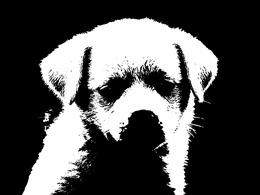
%> input picture Images/Dog.jpg, 260 x 195 px, shrunk from 782 x 587 before the run
$ octave Main.m   (GNU Octave 9; MATLAB toolbox functions it lacks are replaced by stand-ins)
%> lines starting %> are read from the running program, lines starting %| are printed output that depends on the picture; in (x1, y1, x2, y2) boxes, pixels count from 0 and x2, y2 are one past the last pixel; in counts of white or black regions, pixels touching at a corner belong together; the program's own positions count from 1
### Original(with pixel expansion)/VisCrypt.m
function [share1, share2, share12] = VisCrypt(inImg)

s = size(inImg);
share1 = zeros(s(1), (s(2)));
share2 = zeros(s(1), (s(2)));
disp(s);
%%White Pixel Processing
%White Pixel share combinations
disp('White Pixel Processing...');
s1a=[1 0];
s1b=[1 0];
[x y] = find(inImg == 1);
len = length(x);

for i=1:len
    a=x(i);b=y(i);
    pixShare=generateShare(s1a,s1b);
    share1((a),(2*b-1):(2*b))=pixShare(1,1:2);
    share2((a),(2*b-1):(2*b))=pixShare(2,1:2);
end

%Black Pixel Processing
%Black Pixel share combinations
disp('Black Pixel Processing...');
s0a=[1 0];
s0b=[0 1];
[x y] = find(inImg == 0);
len = length(x);

for i=1:len
    a=x(i);b=y(i);
    pixShare=generateShare(s0a,s0b);
    share1((a),(2*b-1):(2*b))=pixShare(1,1:2);
    share2((a),(2*b-1):(2*b))=pixShare(2,1:2);
end

share12=bitor(share1, share2);
share12 = ~share12;
disp('Share Generation Completed.');

### Original(with pixel expansion)/generateShare.m

function out = generateShare(a,b)

a1 = a(1);
a2 = a(2);
b1 = b(1);
b2 = b(2);

in = [a
      b];
out = zeros(size(in));
randNumber = floor(1.9*rand(1));

if (randNumber == 0)
    out = in;
elseif (randNumber == 1)
    a(1) = a2;
    a(2) = a1;
    b(1) = b2;
    b(2) = b1;
    out = [a
           b];
end

### Original(with pixel expansion)/Main.m
tic;
clc;
clear all;
close all;

%Read Input Binary Secret Image
%inImg = imread('athi.bmp');
inImg_1 = imread('C:\Users\DellUser\Documents\MATLAB\Dog.jpg');
%> inImg_1 is the input picture: size 195x260x3 uint8; min 0, max 255, mean 79.8
inImg = im2bw(inImg_1, 0.1);
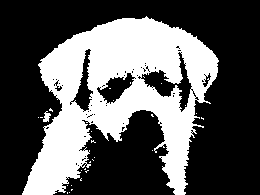
%> inImg: size 195x260 logical; 35.2% white; 29 white regions (27 under 20 px), largest, box (x1, y1, x2, y2) and area: (22, 16, 219, 195) 17703, (43, 111, 51, 122) 53
figure;


%-----------------
%a=[1 0 1];
%b=[0 1 0];
%c=[1 1 1];

%inImg=[a
%b
%c]
%-----------------
imshow(inImg);title('Secret Image');
%Visual Cryptography
[share1, share2, share12] = VisCrypt(inImg);
%|    195   260
%> in VisCrypt, `[x y] = find(inImg == 1);`: x = 17827 values from 17 to 195; y = 17827 values from 23 to 219
%> in VisCrypt, `len = length(x);`: len = 17827
%> the loop in VisCrypt, `for i=1:len` made 17827 passes
%> (a, b, pixShare) on passes 1 to 3: (194, 23, [0 1; 0 1]), (195, 23, [0 1; 0 1]), (192, 24, [1 0; 1 0])
%> after the loop in VisCrypt, `for i=1:len`:
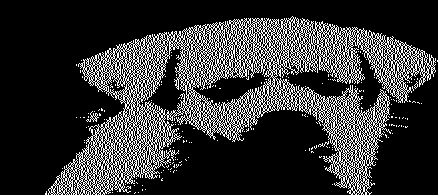
%> share1: size 195x438 double; values 0 (black) and 1 (white), 20.9% white in thin lines or dots, all inside (x1, y1, x2, y2) = (45, 16, 438, 195)
%> in VisCrypt, `[x y] = find(inImg == 0);`: x = 32873 values from 1 to 195; y = 32873 values from 1 to 260
%> in VisCrypt, `len = length(x);`: len = 32873
%> the loop in VisCrypt, `for i=1:len` made 32873 passes
%> pixShare on passes 1 to 3: [1 0; 0 1], [1 0; 0 1], [1 0; 0 1]
%> after the loop in VisCrypt, `for i=1:len`:
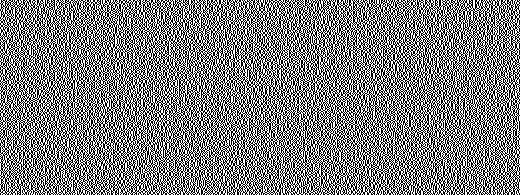
%> share1: size 195x520 double; values 0 (black) and 1 (white), 50% white in thin lines or dots
%> after the loop in VisCrypt, `for i=1:len`:
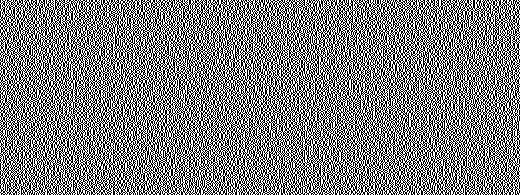
%> share2: size 195x520 double; values 0 (black) and 1 (white), 50% white in thin lines or dots
%> in VisCrypt, `share12=bitor(share1, share2);`:
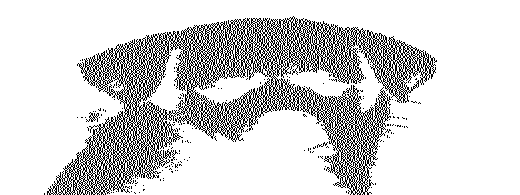
%> share12: size 195x520 double; values 0 (black) and 1 (white), 82.4% white; black in thin lines or dots, all inside (x1, y1, x2, y2) = (44, 16, 437, 195)

%Outputs
figure;imshow(share1);title('Share 1');
figure;imshow(share2);title('Share 2');

figure;imshow(share12);title('Overlapping Share 1 & 2');

imwrite(share1,'C:\Users\DellUser\Desktop\Sem VI\RnD\Original(with pixel expansion)\Share1.png');
imwrite(share2,'C:\Users\DellUser\Desktop\Sem VI\RnD\Original(with pixel expansion)\Share2.png');
imwrite(share12,'C:\Users\DellUser\Desktop\Sem VI\RnD\Original(with pixel expansion)\Overlapped.png');
toc;

$ run again, with Images/6.jpg copied over Images/Dog.jpg
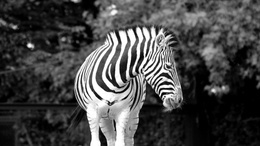
%> input picture Images/6.jpg, 260 x 146 px, shrunk from 1366 x 768 before the run
%> inImg_1 is the input picture: size 146x260x3 uint8; min 0, max 255, mean 70.8
%> `inImg = im2bw(inImg_1, 0.1);`:
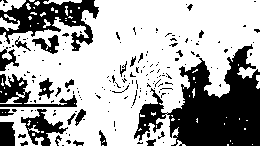
%> inImg: size 146x260 logical; 66.6% white; 176 black regions (148 under 20 px), largest, box (x1, y1, x2, y2) and area: (134, 44, 260, 146) 6579, (0, 0, 99, 51) 2229, (0, 74, 77, 107) 864
%|    146   260
%> in VisCrypt, `[x y] = find(inImg == 1);`: x = 25298 values from 1 to 146; y = 25298 values from 1 to 260
%> in VisCrypt, `len = length(x);`: len = 25298
%> the loop in VisCrypt, `for i=1:len` made 25298 passes
%> (a, b, pixShare) on passes 1 to 3: (3, 1, [0 1; 0 1]), (4, 1, [0 1; 0 1]), (5, 1, [1 0; 1 0])
%> in VisCrypt, `[x y] = find(inImg == 0);`: x = 12662 values from 1 to 146; y = 12662 values from 1 to 260
%> in VisCrypt, `len = length(x);`: len = 12662
%> the loop in VisCrypt, `for i=1:len` made 12662 passes
%> (a, pixShare) on passes 1 to 3: (1, [1 0; 0 1]), (2, [0 1; 1 0]), (11, [1 0; 0 1])
%> in VisCrypt, `share12=bitor(share1, share2);`:
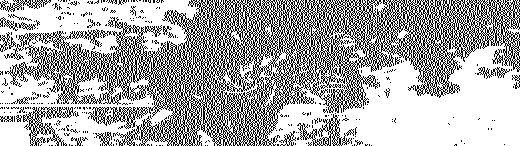
%> share12: size 146x520 double; values 0 (black) and 1 (white), 66.7% white; black in thin lines or dots
